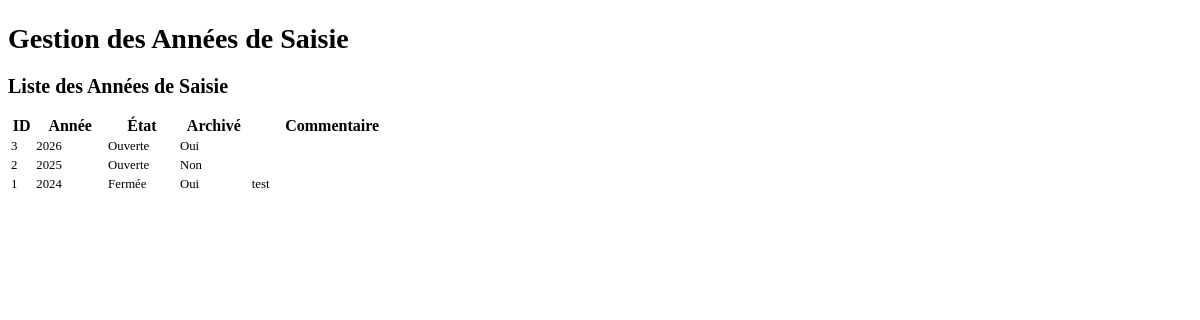
The app's page /mrv/config_pages/annees_saisie.php (signed in) with its own data.
### tables this page shows
CREATE TABLE IF NOT EXISTS `exercice` (
  `ID` int NOT NULL AUTO_INCREMENT,
  `Annee` int NOT NULL,
  `Etat` tinyint(1) NOT NULL DEFAULT '1',
  `Archive` tinyint(1) NOT NULL DEFAULT '0',
  `Commentaire` text,
  PRIMARY KEY (`ID`),
  UNIQUE KEY `Annee` (`Annee`)
);

### mrv/config_pages/annees_saisie.php (the view, shortened to what this page needs)
<?php
require_once '../database.php';
$stmt_annees = $conn->query("SELECT ID, Annee, Etat, Archive, Commentaire FROM Exercice ORDER BY Annee DESC");
$annees_saisie = $stmt_annees->fetchAll(PDO::FETCH_ASSOC);
?>
<!DOCTYPE html>
<html lang="fr">
<head>
</head>
<body class="bg-gray-100 p-4">
    <div class="max-w-4xl mx-auto bg-white pt-1 pb-6 px-6 rounded-lg shadow-md">
        <h2 class="text-2xl font-bold mb-6 text-center text-gray-800">Gestion des Années de Saisie</h2>
        <div class="bg-white p-6 rounded-lg shadow-md">
            <h3 class="text-xl font-bold mb-4 text-gray-800">Liste des Années de Saisie</h3>
            <div class="overflow-x-auto">
                <table id="anneesTable" class="min-w-full bg-white border border-gray-200 rounded-lg">
                    <thead>
                        <tr>
                            <th class="py-3 px-4 bg-gray-50 text-left text-xs font-medium text-gray-500 uppercase tracking-wider rounded-tl-lg">ID</th>
                            <th class="py-3 px-4 bg-gray-50 text-left text-xs font-medium text-gray-500 uppercase tracking-wider">Année</th>
                            <th class="py-3 px-4 bg-gray-50 text-left text-xs font-medium text-gray-500 uppercase tracking-wider">État</th>
                            <th class="py-3 px-4 bg-gray-50 text-left text-xs font-medium text-gray-500 uppercase tracking-wider">Archivé</th>
                            <th class="py-3 px-4 bg-gray-50 text-left text-xs font-medium text-gray-500 uppercase tracking-wider">Commentaire</th>
                        </tr>
                    </thead>
                    <tbody class="divide-y divide-gray-200">
                        <?php foreach ($annees_saisie as $annee): ?>
                            <tr data-id="<?php echo htmlspecialchars((string)($annee['ID'] ?? '')); ?>">
                                <td class="py-3 px-4 whitespace-nowrap text-sm font-medium text-gray-900"><?php echo htmlspecialchars((string)($annee['ID'] ?? '')); ?></td>
                                <td class="py-3 px-4 whitespace-nowrap text-sm text-gray-600"><?php echo htmlspecialchars((string)($annee['Annee'] ?? '')); ?></td>
                                <td class="py-3 px-4 whitespace-nowrap text-sm text-gray-600">
                                    <?php echo ($annee['Etat'] == 1) ? 'Ouverte' : 'Fermée'; ?>
                                </td>
                                <td class="py-3 px-4 whitespace-nowrap text-sm text-gray-600">
                                    <?php echo ($annee['Archive'] == 1) ? 'Oui' : 'Non'; ?>
                                </td>
                                <td class="py-3 px-4 text-sm text-gray-600"><?php echo nl2br(htmlspecialchars((string)($annee['Commentaire'] ?? ''))); ?></td>
                            </tr>
                        <?php endforeach; ?>
                    </tbody>
                </table>
            </div>
        </div>
    </div>
</body>
</html>

### mrv/config_pages/annees_saisie.php (style rules this page uses)
h2 { font-size: 1.75rem; margin-bottom: 1.25rem; }
h3 { font-size: 1.25rem; margin-bottom: 1rem; }
.text-sm { font-size: 0.8rem; }
#anneesTable th:nth-child(1), #anneesTable td:nth-child(1) { width: 5%; }
#anneesTable th:nth-child(2), #anneesTable td:nth-child(2) { width: 15%; }
#anneesTable th:nth-child(3), #anneesTable td:nth-child(3) { width: 15%; }
#anneesTable th:nth-child(4), #anneesTable td:nth-child(4) { width: 15%; }
#anneesTable th:nth-child(5), #anneesTable td:nth-child(5) { width: 35%; }

### records on screen
exercice: ID "3", Annee "2026", Etat "Ouverte", Archive "Oui"
exercice: ID "2", Annee "2025", Etat "Ouverte", Archive "Non"
exercice: ID "1", Annee "2024", Etat "Fermée", Archive "Oui", Commentaire "test"
